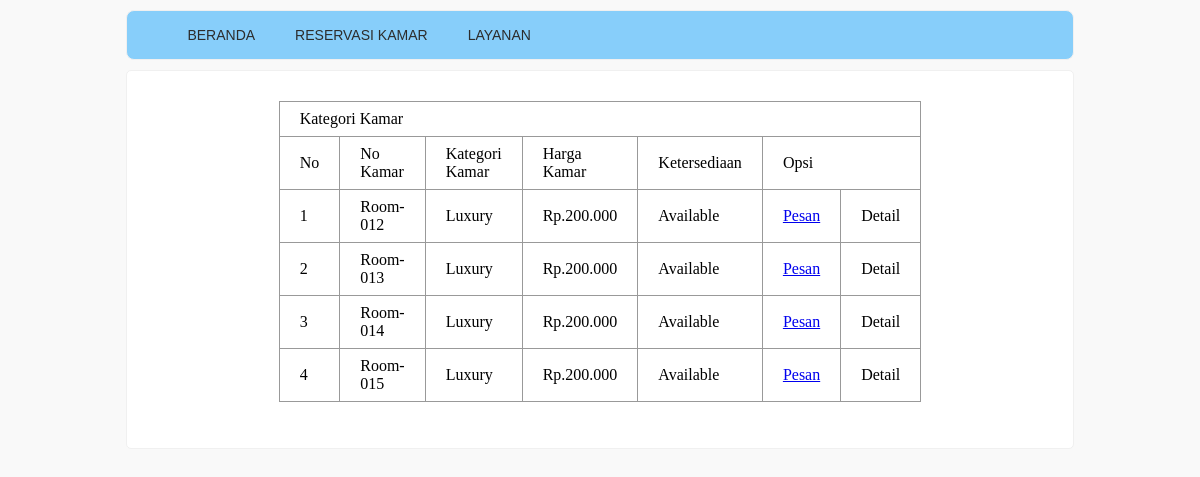
/?page=Kategori&Kode=KTG003, run on the app's committed database.
### tables this page shows
CREATE TABLE `tbl_kamar` (
  `no_kamar` char(8) NOT NULL,
  `jenis_kamar` varchar(100) NOT NULL,
  `Ketersediaan` varchar(100) NOT NULL,
  `fasilitas` text NOT NULL,
  `harga_kamar` int(12) NOT NULL,
  `kd_kategori` char(6) NOT NULL
);

### function.php (called while the page is built, shortened)
<?php
function format_angka($angka) {
	if ($angka > 1) {
		$hasil =  number_format($angka,0, ",",".");
	}
	else {
		$hasil = 0;
	}
	return $hasil;
}
?>

### kategori_kamar2.php (the view, shortened to what this page needs)
<?php
include "function.php";
if (isset($_GET['Kode'])) {
	$Kode = $_GET['Kode'];
	if (trim($_GET['Kode']) == "") {
		$filtersql = " ";
	}
	else {
	  $filtersql = "where tbl_kamar.kd_kategori='$Kode' && Ketersediaan LIKE '%Available%'";
	}
}
?>
<!DOCTYPE html PUBLIC "-//W3C//DTD XHTML 1.0 Transitional//EN" "http://www.w3.org/TR/xhtml1/DTD/xhtml1-transitional.dtd">
<html xmlns="http://www.w3.org/1999/xhtml">
<head>
</head>
<body>
<div class="halaman">
<form id="form1" name="form1" method="post" action="">
  <table width="500" border="1"  class="tablestyle" align="center">
    <tr>
      <td colspan="7">Kategori Kamar</td>
    </tr>
    <tr>
      <td>No</td>
      <td>No Kamar</td>
      <td>Kategori Kamar</td>
      <td>Harga Kamar</td>
      <td>Ketersediaan</td>
      <td colspan="2">Opsi</td>
    </tr>
     <?php
$kamarsql = "select * from tbl_kamar $filtersql";
	$qry   = mysqli_query($koneksi,$kamarsql) or die ("Error".mysqli_error());
	$nomor = 0;
	while ($datakamar = mysqli_fetch_array($qry)) {
		$nomor++;
		$Kode = $datakamar['no_kamar'];
	?>
    <tr>
      <td><?php echo $nomor;?></td>
      <td><?php echo $datakamar['no_kamar'];?></td>
      <td><?php echo $datakamar['jenis_kamar'];?></td>
      <td>Rp.<?php echo format_angka ($datakamar['harga_kamar']);?></td>
      <td><?php echo $datakamar['Ketersediaan'];?></td>
      <td><a href="?page=Reservasi&Kode=<?php echo $Kode;?>">Pesan</a></td>
      <td>Detail</td>
    </tr>
     <?php
	}
	?>
  </table>
</form>
</div>
</body>
</html>

### index.php
<?php
$useragent=$_SERVER['HTTP_USER_AGENT'];
if(preg_match('/android.+mobile|avantgo|bada\/|blackberry|blazer|compal|elaine|fennec|hiptop|iemobile|ip(hone|od)|iris|kindle|lge |maemo|midp|mmp|netfront|opera m(ob|in)i|palm( os)?|phone|p(ixi|re)\/|plucker|pocket|psp|symbian|treo|up\.(browser|link)|vodafone|wap|windows (ce|phone)|xda|xiino/i',$useragent)||preg_match('/1207|6310|6590|3gso|4thp|50[1-6]i|770s|802s|a wa|abac|ac(er|oo|s\-)|ai(ko|rn)|al(av|ca|co)|amoi|an(ex|ny|yw)|aptu|ar(ch|go)|as(te|us)|attw|au(di|\-m|r |s )|avan|be(ck|ll|nq)|bi(lb|rd)|bl(ac|az)|br(e|v)w|bumb|bw\-(n|u)|c55\/|capi|ccwa|cdm\-|cell|chtm|cldc|cmd\-|co(mp|nd)|craw|da(it|ll|ng)|dbte|dc\-s|devi|dica|dmob|do(c|p)o|ds(12|\-d)|el(49|ai)|em(l2|ul)|er(ic|k0)|esl8|ez([4-7]0|os|wa|ze)|fetc|fly(\-|_)|g1 u|g560|gene|gf\-5|g\-mo|go(\.w|od)|gr(ad|un)|haie|hcit|hd\-(m|p|t)|hei\-|hi(pt|ta)|hp( i|ip)|hs\-c|ht(c(\-| |_|a|g|p|s|t)|tp)|hu(aw|tc)|i\-(20|go|ma)|i230|iac( |\-|\/)|ibro|idea|ig01|ikom|im1k|inno|ipaq|iris|ja(t|v)a|jbro|jemu|jigs|kddi|keji|kgt( |\/)|klon|kpt |kwc\-|kyo(c|k)|le(no|xi)|lg( g|\/(k|l|u)|50|54|e\-|e\/|\-[a-w])|libw|lynx|m1\-w|m3ga|m50\/|ma(te|ui|xo)|mc(01|21|ca)|m\-cr|me(di|rc|ri)|mi(o8|oa|ts)|mmef|mo(01|02|bi|de|do|t(\-| |o|v)|zz)|mt(50|p1|v )|mwbp|mywa|n10[0-2]|n20[2-3]|n30(0|2)|n50(0|2|5)|n7(0(0|1)|10)|ne((c|m)\-|on|tf|wf|wg|wt)|nok(6|i)|nzph|o2im|op(ti|wv)|oran|owg1|p800|pan(a|d|t)|pdxg|pg(13|\-([1-8]|c))|phil|pire|pl(ay|uc)|pn\-2|po(ck|rt|se)|prox|psio|pt\-g|qa\-a|qc(07|12|21|32|60|\-[2-7]|i\-)|qtek|r380|r600|raks|rim9|ro(ve|zo)|s55\/|sa(ge|ma|mm|ms|ny|va)|sc(01|h\-|oo|p\-)|sdk\/|se(c(\-|0|1)|47|mc|nd|ri)|sgh\-|shar|sie(\-|m)|sk\-0|sl(45|id)|sm(al|ar|b3|it|t5)|so(ft|ny)|sp(01|h\-|v\-|v )|sy(01|mb)|t2(18|50)|t6(00|10|18)|ta(gt|lk)|tcl\-|tdg\-|tel(i|m)|tim\-|t\-mo|to(pl|sh)|ts(70|m\-|m3|m5)|tx\-9|up(\.b|g1|si)|utst|v400|v750|veri|vi(rg|te)|vk(40|5[0-3]|\-v)|vm40|voda|vulc|vx(52|53|60|61|70|80|81|83|85|98)|w3c(\-| )|webc|whit|wi(g |nc|nw)|wmlb|wonu|x700|xda(\-|2|g)|yas\-|your|zeto|zte\-/i',substr($useragent,0,4))){
include 'web-mobile.php';
}else{
include'index-web.php';
}
?>

### index-web.php (shortened to what this page needs)
<html>
<head>
<link rel="stylesheet" type="text/css" href="style_user.css">
</head>
<body>
<div class="content">
<div class="menu">
<ul>
<li><a href="?page=Beranda">Beranda</a></li>
<li><a href="?page=Daftar Kamar">Reservasi Kamar</a></li>
<li><a href="?page=Layanan">Layanan</a></li>
</ul>
</div>
<div class="badan">
<?php
include "buka_halaman_user.php";
?>
</div>
</div>
</body>
</html>

### buka_halaman_user.php (shortened to what this page needs)
<?php
if (isset($_GET['page'])) {
	switch($_GET['page']) {
		case 'Kategori':
		include "kategori_kamar2.php"; break;
	}
}
    else {
		if(!file_exists("beranda.php")) die ("Halaman Tidak Ada!!");
		include "beranda.php";
	}
?>

### style_user.css (style rules this page uses)
body { background-color:#f9f9f9; font-size:16px color:#444; font-family: sans-serif; }
.content { width: 80%; margin: 10px auto; }
.menu { background-color: #87CEFA; border: 1px solid #f0f0f0; border-radius: 8px; margin-bottom: 10px; }
div.menu ul { list-style:none; position:relative; display:inline-table; }
div.menu ul:after { content:""; clear:both; display:block; }
div.menu ul li { float:left; }
div.menu ul li a { display:block; padding:0 20px; text-decoration:none; color:#2c2c2c; font-family: sans-serif; font-size:14px; font-weight:400; text-transform:uppercase; transition:all 0.3s ease-in-out; }
.tablestyle { font-family:Georgia, "Times New Roman", Times, serif; color:#2323232; border-collapse:collapse; }
.tablestyle, th, td { border:1px solid #999; padding: 8px 20px; }
div.badan { background-color: white; border-radius: 5px; border: 1px solid #f0f0f0; margin-bottom: 10px; }
div.halaman { text-align: center; padding: 30px 20px; }

### data on the page
tbl_kamar: no_kamar "Room-012", jenis_kamar "Luxury", harga_kamar "200.000", Ketersediaan "Available"
tbl_kamar: no_kamar "Room-013", jenis_kamar "Luxury", harga_kamar "200.000", Ketersediaan "Available"
tbl_kamar: no_kamar "Room-014", jenis_kamar "Luxury", harga_kamar "200.000", Ketersediaan "Available"
tbl_kamar: no_kamar "Room-015", jenis_kamar "Luxury", harga_kamar "200.000", Ketersediaan "Available"
